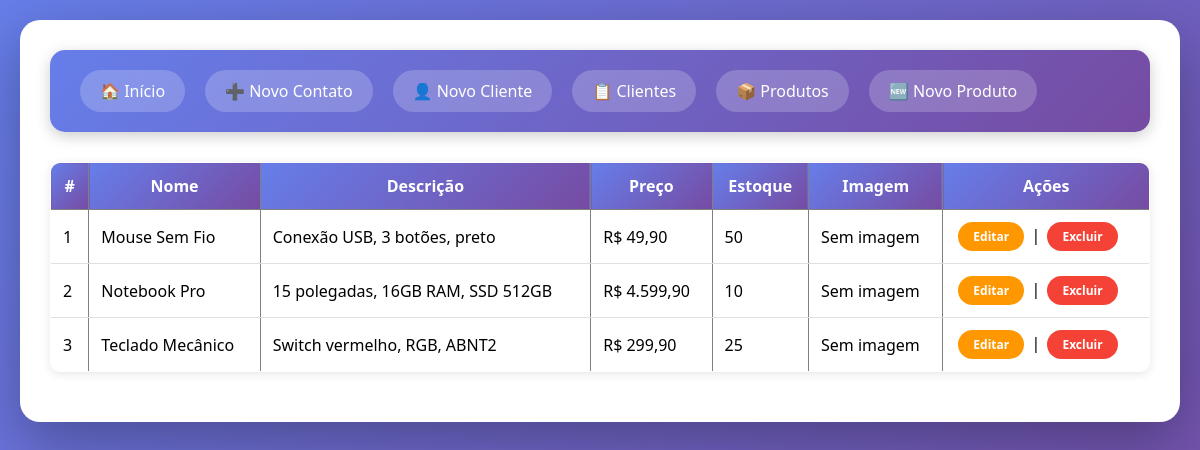
The page /productos.php on the database its author committed.
### tables this page shows
CREATE TABLE IF NOT EXISTS produtos (
    id INT AUTO_INCREMENT PRIMARY KEY,
    nome VARCHAR(100),
    descricao TEXT,
    preco DECIMAL(10, 2),
    estoque INT DEFAULT 0,
    created_at TIMESTAMP DEFAULT CURRENT_TIMESTAMP
);

### funcoes_productos.php (the view, shortened to what this page needs)
<?php
function obterProdutos(PDO $pdo): array {
    $stmt = $pdo->query("SELECT * FROM produtos ORDER BY nome");
    return $stmt->fetchAll();
}
function exibirTabelaProdutos(array $produtos): void {
    echo "<table border='1' cellpadding='8'>";
    echo "<thead><tr><th>#</th><th>Nome</th><th>Descrição</th><th>Preço</th><th>Estoque</th><th>Imagem</th><th>Ações</th></tr></thead>";
    echo "<tbody>";
    foreach ($produtos as $i => $p) {
        $num = $i+1;
        $imagem = !empty($p['imagem']) ? "uploads/" . $p['imagem'] : "";
        $imgHtml = $imagem ? "<img src='$imagem' width='50'>" : "Sem imagem";
        echo "<tr>";
        echo "<td>$num</td>";
        echo "<td>" . htmlspecialchars($p['nome']) . "</td>";
        echo "<td>" . htmlspecialchars($p['descricao']) . "</td>";
        echo "<td>R$ " . number_format($p['preco'], 2, ',', '.') . "</td>";
        echo "<td>" . $p['estoque'] . "</td>";
        echo "<td>$imgHtml</td>";
        echo "<td><a href='editar_produto.php?id={$p['id']}' class='btn-editar'>Editar</a> | <a href='excluir_produto.php?id={$p['id']}' class='btn-excluir'>Excluir</a></td>";
        echo "</tr>";
    }
    echo "</tbody></table>";
}
?>

### config.php (style rules this page uses)
* { margin:0 }

### cabecalho.php (style rules this page uses)
* { margin: 0; padding: 0; box-sizing: border-box; }
body { font-family: 'Segoe UI', Tahoma, Geneva, Verdana, sans-serif; background: linear-gradient(135deg, #667eea 0%, #764ba2 100%); min-height: 100vh; padding: 20px; }
table { width: 100%; border-collapse: collapse; margin: 20px 0; background: white; border-radius: 10px; overflow: hidden; box-shadow: 0 2px 10px rgba(0,0,0,0.1); }
th { background: linear-gradient(135deg, #667eea 0%, #764ba2 100%); color: white; padding: 12px; font-weight: 600; }
td { padding: 12px; border-bottom: 1px solid #e0e0e0; }
.btn-editar, .btn-excluir { display: inline-block; padding: 6px 15px; margin: 0 3px; border-radius: 20px; text-decoration: none; font-size: 12px; font-weight: 600; transition: all 0.3s ease; border: none; cursor: pointer; }
.btn-editar { background: #ff9800; color: white; }
.btn-excluir { background: #f44336; color: white; }

### rows shown on the page
produtos: num "1", nome "Mouse Sem Fio", descricao "Conexão USB, 3 botões, preto", preco "49,90", estoque "50"
produtos: num "2", nome "Notebook Pro", descricao "15 polegadas, 16GB RAM, SSD 512GB", preco "4.599,90", estoque "10"
produtos: num "3", nome "Teclado Mecânico", descricao "Switch vermelho, RGB, ABNT2", preco "299,90", estoque "25"
